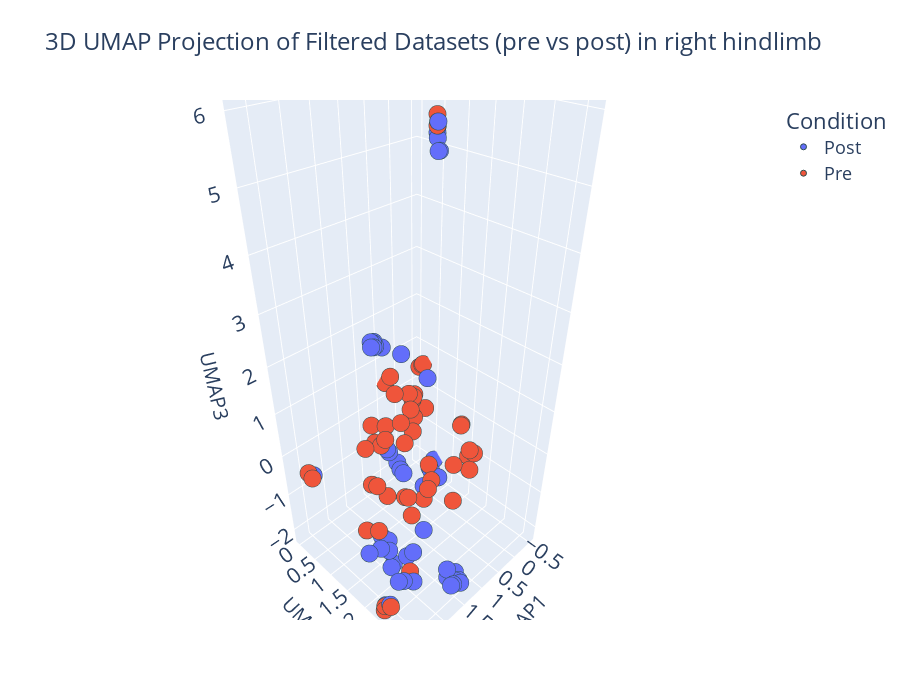
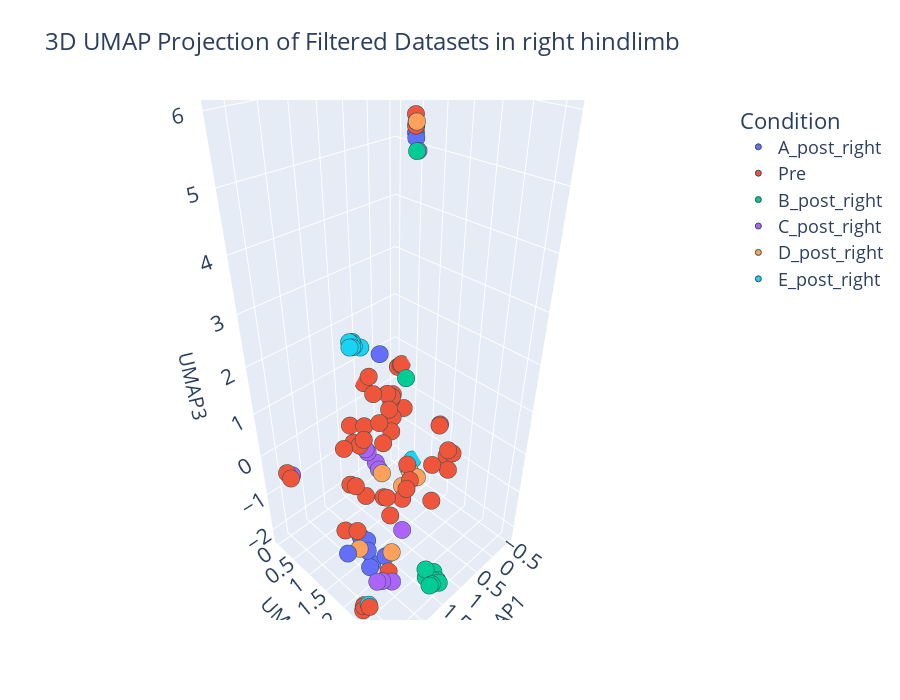

Notebook code cell kept with these figures, in order:
### Markdown cell above
## UMAP Projection of the right limb

### Code cell
umap_plot_df["Dataset_label"] = umap_plot_df["Dataset"].map(dataset_label_map)
umap_plot_df_right = umap_plot_df[umap_plot_df["Dataset_label"].str.contains("right")]

umap_plot_df_right["Condition"] = umap_plot_df_right["Dataset_label"].apply(lambda x: "Pre" if "pre" in x else "Post")

fig = px.scatter_3d(
    umap_plot_df_right,
    x="UMAP1",
    y="UMAP2",
    z="UMAP3",
    color="Condition",
    symbol=None,
    hover_data=umap_plot_df_right.columns,
    title="3D UMAP Projection of Filtered Datasets (pre vs post) in right hindlimb"
)
fig.update_traces(marker=dict(size=SCATTER_SIZE, line=dict(width=SCATTER_LINE_WIDTH, color='DarkSlateGrey'), symbol=SCATTER_SYMBOL))
fig.update_layout(
    legend=dict(title="Condition", x=1.05, y=1, font=dict(size=LEGEND_FONT_SIZE)),
    width=900,
    height=700,
    scene=dict(
        xaxis=dict(title_font=dict(size=AXIS_TITLE_FONT_SIZE), tickfont=dict(size=AXIS_FONT_SIZE)),
        yaxis=dict(title_font=dict(size=AXIS_TITLE_FONT_SIZE), tickfont=dict(size=AXIS_FONT_SIZE)),
        zaxis=dict(title_font=dict(size=AXIS_TITLE_FONT_SIZE), tickfont=dict(size=AXIS_FONT_SIZE)),
    ),
    title=dict(font=dict(size=TITLE_FONT_SIZE))
)
fig.show()

umap_plot_df_right["Post_Condition"] = umap_plot_df_right["Dataset_label"].apply(extract_post_condition)

fig = px.scatter_3d(
    umap_plot_df_right,
    x="UMAP1",
    y="UMAP2",
    z="UMAP3",
    color="Post_Condition",
    symbol=None,
    hover_data=umap_plot_df_right.columns,
    title="3D UMAP Projection of Filtered Datasets in right hindlimb"
)
fig.update_traces(marker=dict(size=SCATTER_SIZE, line=dict(width=SCATTER_LINE_WIDTH, color='DarkSlateGrey'), symbol=SCATTER_SYMBOL))
fig.update_layout(
    legend=dict(title="Condition", x=1.05, y=1, font=dict(size=LEGEND_FONT_SIZE)),
    width=900,
    height=700,
    scene=dict(
        xaxis=dict(title_font=dict(size=AXIS_TITLE_FONT_SIZE), tickfont=dict(size=AXIS_FONT_SIZE)),
        yaxis=dict(title_font=dict(size=AXIS_TITLE_FONT_SIZE), tickfont=dict(size=AXIS_FONT_SIZE)),
        zaxis=dict(title_font=dict(size=AXIS_TITLE_FONT_SIZE), tickfont=dict(size=AXIS_FONT_SIZE)),
    ),
    title=dict(font=dict(size=TITLE_FONT_SIZE))
)
fig.show()

### Figure 1 — Plotly figure (JSON) as saved in the notebook; plotly's stock layout.template omitted (floating-point values rounded to 4 significant figures; data arrays with more than 128 entries replaced by an {"elided": "..."} marker saying what was removed)
{"data": [{"customdata": {"elided": "50x4 mixed values"}, "hovertemplate": "Condition=%{customdata[3]}<br>UMAP1=%{x}<br>UMAP2=%{y}<br>UMAP3=%{z}<br>Dataset=%{customdata[0]}<br>Mouse=%{customdata[1]}<br>Dataset_label=%{customdata[2]}<extra></extra>", "legendgroup": "Post", "marker": {"color": "#636efa", "line": {"color": "DarkSlateGrey", "width": 1}, "size": 6, "symbol": "circle"}, "mode": "markers", "name": "Post", "scene": "scene", "showlegend": true, "type": "scatter3d", "x": [0.7476, 0.2663, 1.58, 1.372, 1.532, 2.172, 1.514, 1.793, 1.585, 1.727, 1.929, 1.441, 2.507, 1.022, 0.9513, 2.6, 1.056, 2.118, 0.9836, 1.364, 2.284, 1.823, 2.534, 1.264, 2.227, 2.139, 0.5408, 1.894, 2.23, 2.672, 1.03, 0.5791, 1.793, 0.5539, 1.286, -0.5222, 1.168, 1.194, 1.368, 0.9921, 2.62, 1.216, 2.061, 1.813, 1.292, 1.957, 2.104, 2.176, 2.427, 1.99], "y": [0.8642, 1.055, 2.858, 2.875, 3.027, 2.981, 3.127, 3.148, 2.877, 3.141, 2.735, 3.029, 0.3351, 0.7116, 0.9224, 2.675, 1.119, 2.952, 0.7269, 2.054, 2.709, 1.378, 2.727, 1.422, 3.023, 2.936, 1.402, 2.308, 1.815, 2.393, 1.719, 1.678, 1.537, 1.468, 0.6897, 0.537, 0.6288, 0.6962, 0.7901, 0.6343, 2.459, 0.6713, 2.86, 2.064, 0.7633, 2.767, 1.897, 2.026, 1.722, 1.884], "z": [1.725, 1.041, -1.616, -1.873, -1.823, 6.019, -1.804, -1.585, -1.825, -1.623, 6.11, -1.895, -0.3798, -0.4704, -0.7303, -1.142, -0.7067, 6.005, -0.5644, -1.41, -1.418, -1.78, -1.138, -0.441, 6.333, 6.301, -0.8139, -1.347, -1.39, -2.033, -0.7286, -0.86, -1.79, -0.8643, 2.147, -1.931, 2.071, 2.024, 2.127, 1.872, -2.003, 2.082, 6.231, -1.758, 2.08, 6.067, -1.485, -1.779, -1.431, -1.979]}, {"customdata": {"elided": "50x4 mixed values"}, "hovertemplate": "Condition=%{customdata[3]}<br>UMAP1=%{x}<br>UMAP2=%{y}<br>UMAP3=%{z}<br>Dataset=%{customdata[0]}<br>Mouse=%{customdata[1]}<br>Dataset_label=%{customdata[2]}<extra></extra>", "legendgroup": "Pre", "marker": {"color": "#EF553B", "line": {"color": "DarkSlateGrey", "width": 1}, "size": 6, "symbol": "circle"}, "mode": "markers", "name": "Pre", "scene": "scene", "showlegend": true, "type": "scatter3d", "x": [1.597, 0.5756, 1.235, 0.904, 1.249, 0.4412, 1.483, 1.892, 1.618, 2.686, 2.641, -0.5049, 2.506, 2.563, 0.4725, -0.4694, 0.3625, 0.5442, 1.534, 0.4697, 2.149, 1.176, 0.6428, 2.242, 0.2383, 0.1179, 1.829, 0.1141, 0.3423, 2.224, 2.612, 2.02, 1.794, 2.044, -0.5271, 0.2252, 0.3648, 2.112, 1.723, 1.45, 0.1169, 2.074, 0.06059, 2.723, 2.164, 1.787, 0.689, 2.378, 0.8432, 1.584], "y": [1.325, 1.012, 0.9379, 1.307, 0.552, 1.931, 2.27, 2.274, 2.461, 2.396, 2.5, 0.1887, 2.115, 0.2618, 0.8949, 0.1176, 0.8052, 0.84, 1.134, 0.8626, 2.488, 1.136, 0.9862, 1.675, 2.13, 2.144, 2.493, 2.004, 1.076, 1.795, 0.449, 2.324, 1.004, 2.274, 0.1433, 2.146, -0.01545, 2.903, 2.487, 0.8684, 1.792, 2.864, 1.756, 2.419, 1.975, 2.012, 2.165, 1.629, 0.6662, 1.715], "z": [0.5476, 0.2608, 0.3973, 0.2947, 0.1823, -0.4439, 0.5302, -0.3928, 0.3983, -2.047, -2.006, 0.5335, -0.4067, -0.3363, 0.6279, 0.4446, 0.5805, 0.7107, 0.2435, 0.5341, -1.48, 1.222, 0.4718, 0.1756, -0.07089, -0.2206, 0.1439, -0.3871, 0.3866, 0.2134, -0.3041, 0.1868, 0.2499, 0.1793, 0.4813, -0.5729, 0.4022, 6.25, 0.2926, 0.08549, 0.2507, 6.35, 0.2214, -2.107, 0.06838, 1.041, -1.05, -0.9197, 1.175, 1.165]}], "layout": {"height": 700, "legend": {"font": {"size": 18}, "title": {"text": "Condition"}, "tracegroupgap": 0, "x": 1.05, "y": 1}, "scene": {"domain": {"x": [0, 1], "y": [0, 1]}, "xaxis": {"tickfont": {"size": 16}, "title": {"font": {"size": 20}, "text": "UMAP1"}}, "yaxis": {"tickfont": {"size": 16}, "title": {"font": {"size": 20}, "text": "UMAP2"}}, "zaxis": {"tickfont": {"size": 16}, "title": {"font": {"size": 20}, "text": "UMAP3"}}}, "title": {"font": {"size": 24}, "text": "3D UMAP Projection of Filtered Datasets (pre vs post) in right hindlimb"}, "width": 900}}

### Figure 2 — Plotly figure (JSON) as saved in the notebook; plotly's stock layout.template omitted (floating-point values rounded to 4 significant figures; data arrays with more than 128 entries replaced by an {"elided": "..."} marker saying what was removed)
{"data": [{"customdata": [[1, 1, "A_post_right", "Post", "A_post_right"], [1, 21, "A_post_right", "Post", "A_post_right"], [1, 43, "A_post_right", "Post", "A_post_right"], [1, 65, "A_post_right", "Post", "A_post_right"], [1, 87, "A_post_right", "Post", "A_post_right"], [1, 91, "A_post_right", "Post", "A_post_right"], [1, 93, "A_post_right", "Post", "A_post_right"], [1, 95, "A_post_right", "Post", "A_post_right"], [1, 97, "A_post_right", "Post", "A_post_right"], [1, 99, "A_post_right", "Post", "A_post_right"]], "hovertemplate": "Post_Condition=%{customdata[4]}<br>UMAP1=%{x}<br>UMAP2=%{y}<br>UMAP3=%{z}<br>Dataset=%{customdata[0]}<br>Mouse=%{customdata[1]}<br>Dataset_label=%{customdata[2]}<br>Condition=%{customdata[3]}<extra></extra>", "legendgroup": "A_post_right", "marker": {"color": "#636efa", "line": {"color": "DarkSlateGrey", "width": 1}, "size": 6, "symbol": "circle"}, "mode": "markers", "name": "A_post_right", "scene": "scene", "showlegend": true, "type": "scatter3d", "x": [0.7476, 1.929, 1.823, 1.793, 1.813, 1.957, 2.104, 2.176, 2.427, 1.99], "y": [0.8642, 2.735, 1.378, 1.537, 2.064, 2.767, 1.897, 2.026, 1.722, 1.884], "z": [1.725, 6.11, -1.78, -1.79, -1.758, 6.067, -1.485, -1.779, -1.431, -1.979]}, {"customdata": {"elided": "50x5 mixed values"}, "hovertemplate": "Post_Condition=%{customdata[4]}<br>UMAP1=%{x}<br>UMAP2=%{y}<br>UMAP3=%{z}<br>Dataset=%{customdata[0]}<br>Mouse=%{customdata[1]}<br>Dataset_label=%{customdata[2]}<br>Condition=%{customdata[3]}<extra></extra>", "legendgroup": "Pre", "marker": {"color": "#EF553B", "line": {"color": "DarkSlateGrey", "width": 1}, "size": 6, "symbol": "circle"}, "mode": "markers", "name": "Pre", "scene": "scene", "showlegend": true, "type": "scatter3d", "x": [1.597, 0.5756, 1.235, 0.904, 1.249, 0.4412, 1.483, 1.892, 1.618, 2.686, 2.641, -0.5049, 2.506, 2.563, 0.4725, -0.4694, 0.3625, 0.5442, 1.534, 0.4697, 2.149, 1.176, 0.6428, 2.242, 0.2383, 0.1179, 1.829, 0.1141, 0.3423, 2.224, 2.612, 2.02, 1.794, 2.044, -0.5271, 0.2252, 0.3648, 2.112, 1.723, 1.45, 0.1169, 2.074, 0.06059, 2.723, 2.164, 1.787, 0.689, 2.378, 0.8432, 1.584], "y": [1.325, 1.012, 0.9379, 1.307, 0.552, 1.931, 2.27, 2.274, 2.461, 2.396, 2.5, 0.1887, 2.115, 0.2618, 0.8949, 0.1176, 0.8052, 0.84, 1.134, 0.8626, 2.488, 1.136, 0.9862, 1.675, 2.13, 2.144, 2.493, 2.004, 1.076, 1.795, 0.449, 2.324, 1.004, 2.274, 0.1433, 2.146, -0.01545, 2.903, 2.487, 0.8684, 1.792, 2.864, 1.756, 2.419, 1.975, 2.012, 2.165, 1.629, 0.6662, 1.715], "z": [0.5476, 0.2608, 0.3973, 0.2947, 0.1823, -0.4439, 0.5302, -0.3928, 0.3983, -2.047, -2.006, 0.5335, -0.4067, -0.3363, 0.6279, 0.4446, 0.5805, 0.7107, 0.2435, 0.5341, -1.48, 1.222, 0.4718, 0.1756, -0.07089, -0.2206, 0.1439, -0.3871, 0.3866, 0.2134, -0.3041, 0.1868, 0.2499, 0.1793, 0.4813, -0.5729, 0.4022, 6.25, 0.2926, 0.08549, 0.2507, 6.35, 0.2214, -2.107, 0.06838, 1.041, -1.05, -0.9197, 1.175, 1.165]}, {"customdata": [[5, 3, "B_post_right", "Post", "B_post_right"], [5, 5, "B_post_right", "Post", "B_post_right"], [5, 7, "B_post_right", "Post", "B_post_right"], [5, 9, "B_post_right", "Post", "B_post_right"], [5, 11, "B_post_right", "Post", "B_post_right"], [5, 13, "B_post_right", "Post", "B_post_right"], [5, 15, "B_post_right", "Post", "B_post_right"], [5, 17, "B_post_right", "Post", "B_post_right"], [5, 19, "B_post_right", "Post", "B_post_right"], [5, 23, "B_post_right", "Post", "B_post_right"]], "hovertemplate": "Post_Condition=%{customdata[4]}<br>UMAP1=%{x}<br>UMAP2=%{y}<br>UMAP3=%{z}<br>Dataset=%{customdata[0]}<br>Mouse=%{customdata[1]}<br>Dataset_label=%{customdata[2]}<br>Condition=%{customdata[3]}<extra></extra>", "legendgroup": "B_post_right", "marker": {"color": "#00cc96", "line": {"color": "DarkSlateGrey", "width": 1}, "size": 6, "symbol": "circle"}, "mode": "markers", "name": "B_post_right", "scene": "scene", "showlegend": true, "type": "scatter3d", "x": [0.2663, 1.58, 1.372, 1.532, 2.172, 1.514, 1.793, 1.585, 1.727, 1.441], "y": [1.055, 2.858, 2.875, 3.027, 2.981, 3.127, 3.148, 2.877, 3.141, 3.029], "z": [1.041, -1.616, -1.873, -1.823, 6.019, -1.804, -1.585, -1.825, -1.623, -1.895]}, {"customdata": [[9, 25, "C_post_right", "Post", "C_post_right"], [9, 27, "C_post_right", "Post", "C_post_right"], [9, 29, "C_post_right", "Post", "C_post_right"], [9, 31, "C_post_right", "Post", "C_post_right"], [9, 33, "C_post_right", "Post", "C_post_right"], [9, 35, "C_post_right", "Post", "C_post_right"], [9, 37, "C_post_right", "Post", "C_post_right"], [9, 39, "C_post_right", "Post", "C_post_right"], [9, 41, "C_post_right", "Post", "C_post_right"], [9, 45, "C_post_right", "Post", "C_post_right"]], "hovertemplate": "Post_Condition=%{customdata[4]}<br>UMAP1=%{x}<br>UMAP2=%{y}<br>UMAP3=%{z}<br>Dataset=%{customdata[0]}<br>Mouse=%{customdata[1]}<br>Dataset_label=%{customdata[2]}<br>Condition=%{customdata[3]}<extra></extra>", "legendgroup": "C_post_right", "marker": {"color": "#ab63fa", "line": {"color": "DarkSlateGrey", "width": 1}, "size": 6, "symbol": "circle"}, "mode": "markers", "name": "C_post_right", "scene": "scene", "showlegend": true, "type": "scatter3d", "x": [2.507, 1.022, 0.9513, 2.6, 1.056, 2.118, 0.9836, 1.364, 2.284, 2.534], "y": [0.3351, 0.7116, 0.9224, 2.675, 1.119, 2.952, 0.7269, 2.054, 2.709, 2.727], "z": [-0.3798, -0.4704, -0.7303, -1.142, -0.7067, 6.005, -0.5644, -1.41, -1.418, -1.138]}, {"customdata": [[13, 47, "D_post_right", "Post", "D_post_right"], [13, 49, "D_post_right", "Post", "D_post_right"], [13, 51, "D_post_right", "Post", "D_post_right"], [13, 53, "D_post_right", "Post", "D_post_right"], [13, 55, "D_post_right", "Post", "D_post_right"], [13, 57, "D_post_right", "Post", "D_post_right"], [13, 59, "D_post_right", "Post", "D_post_right"], [13, 61, "D_post_right", "Post", "D_post_right"], [13, 63, "D_post_right", "Post", "D_post_right"], [13, 67, "D_post_right", "Post", "D_post_right"]], "hovertemplate": "Post_Condition=%{customdata[4]}<br>UMAP1=%{x}<br>UMAP2=%{y}<br>UMAP3=%{z}<br>Dataset=%{customdata[0]}<br>Mouse=%{customdata[1]}<br>Dataset_label=%{customdata[2]}<br>Condition=%{customdata[3]}<extra></extra>", "legendgroup": "D_post_right", "marker": {"color": "#FFA15A", "line": {"color": "DarkSlateGrey", "width": 1}, "size": 6, "symbol": "circle"}, "mode": "markers", "name": "D_post_right", "scene": "scene", "showlegend": true, "type": "scatter3d", "x": [1.264, 2.227, 2.139, 0.5408, 1.894, 2.23, 2.672, 1.03, 0.5791, 0.5539], "y": [1.422, 3.023, 2.936, 1.402, 2.308, 1.815, 2.393, 1.719, 1.678, 1.468], "z": [-0.441, 6.333, 6.301, -0.8139, -1.347, -1.39, -2.033, -0.7286, -0.86, -0.8643]}, {"customdata": [[17, 69, "E_post_right", "Post", "E_post_right"], [17, 71, "E_post_right", "Post", "E_post_right"], [17, 73, "E_post_right", "Post", "E_post_right"], [17, 75, "E_post_right", "Post", "E_post_right"], [17, 77, "E_post_right", "Post", "E_post_right"], [17, 79, "E_post_right", "Post", "E_post_right"], [17, 81, "E_post_right", "Post", "E_post_right"], [17, 83, "E_post_right", "Post", "E_post_right"], [17, 85, "E_post_right", "Post", "E_post_right"], [17, 89, "E_post_right", "Post", "E_post_right"]], "hovertemplate": "Post_Condition=%{customdata[4]}<br>UMAP1=%{x}<br>UMAP2=%{y}<br>UMAP3=%{z}<br>Dataset=%{customdata[0]}<br>Mouse=%{customdata[1]}<br>Dataset_label=%{customdata[2]}<br>Condition=%{customdata[3]}<extra></extra>", "legendgroup": "E_post_right", "marker": {"color": "#19d3f3", "line": {"color": "DarkSlateGrey", "width": 1}, "size": 6, "symbol": "circle"}, "mode": "markers", "name": "E_post_right", "scene": "scene", "showlegend": true, "type": "scatter3d", "x": [1.286, -0.5222, 1.168, 1.194, 1.368, 0.9921, 2.62, 1.216, 2.061, 1.292], "y": [0.6897, 0.537, 0.6288, 0.6962, 0.7901, 0.6343, 2.459, 0.6713, 2.86, 0.7633], "z": [2.147, -1.931, 2.071, 2.024, 2.127, 1.872, -2.003, 2.082, 6.231, 2.08]}], "layout": {"height": 700, "legend": {"font": {"size": 18}, "title": {"text": "Condition"}, "tracegroupgap": 0, "x": 1.05, "y": 1}, "scene": {"domain": {"x": [0, 1], "y": [0, 1]}, "xaxis": {"tickfont": {"size": 16}, "title": {"font": {"size": 20}, "text": "UMAP1"}}, "yaxis": {"tickfont": {"size": 16}, "title": {"font": {"size": 20}, "text": "UMAP2"}}, "zaxis": {"tickfont": {"size": 16}, "title": {"font": {"size": 20}, "text": "UMAP3"}}}, "title": {"font": {"size": 24}, "text": "3D UMAP Projection of Filtered Datasets in right hindlimb"}, "width": 900}}
